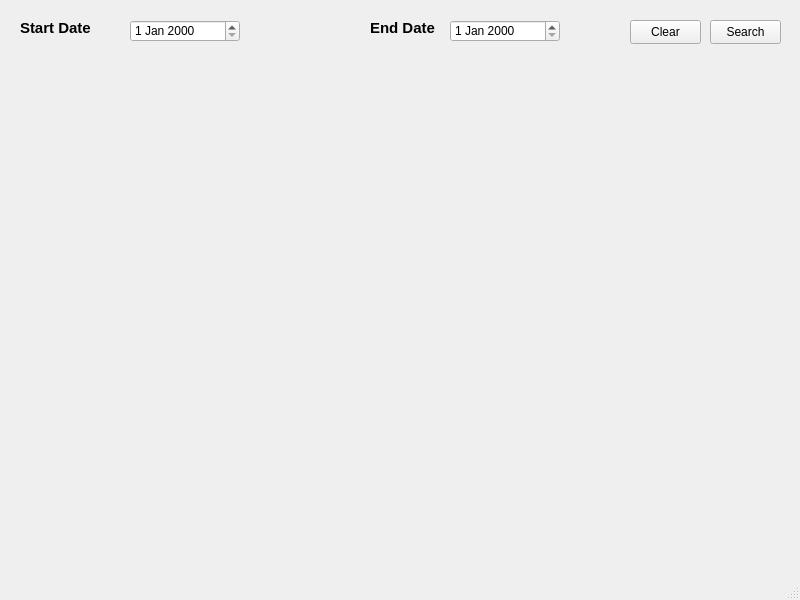
<?xml version="1.0" encoding="UTF-8"?>
<ui version="4.0">
 <class>MainWindow</class>
 <widget class="QMainWindow" name="MainWindow">
  <property name="geometry">
   <rect>
    <x>0</x>
    <y>0</y>
    <width>800</width>
    <height>600</height>
   </rect>
  </property>
  <property name="windowTitle">
   <string>MainWindow</string>
  </property>
  <widget class="QWidget" name="centralwidget">
   <widget class="QWidget" name="widget" native="true">
    <property name="geometry">
     <rect>
      <x>10</x>
      <y>70</y>
      <width>771</width>
      <height>471</height>
     </rect>
    </property>
   </widget>
   <widget class="QDateEdit" name="dateEdit">
    <property name="geometry">
     <rect>
      <x>130</x>
      <y>20</y>
      <width>110</width>
      <height>22</height>
     </rect>
    </property>
   </widget>
   <widget class="QLabel" name="label">
    <property name="geometry">
     <rect>
      <x>20</x>
      <y>20</y>
      <width>81</width>
      <height>16</height>
     </rect>
    </property>
    <property name="font">
     <font>
      <pointsize>11</pointsize>
      <bold>true</bold>
     </font>
    </property>
    <property name="text">
     <string>Start Date</string>
    </property>
   </widget>
   <widget class="QDateEdit" name="dateEdit_2">
    <property name="geometry">
     <rect>
      <x>450</x>
      <y>20</y>
      <width>110</width>
      <height>22</height>
     </rect>
    </property>
   </widget>
   <widget class="QLabel" name="label_2">
    <property name="geometry">
     <rect>
      <x>370</x>
      <y>20</y>
      <width>81</width>
      <height>16</height>
     </rect>
    </property>
    <property name="font">
     <font>
      <pointsize>11</pointsize>
      <bold>true</bold>
     </font>
    </property>
    <property name="text">
     <string>End Date</string>
    </property>
   </widget>
   <widget class="QPushButton" name="pushButton">
    <property name="geometry">
     <rect>
      <x>710</x>
      <y>20</y>
      <width>71</width>
      <height>24</height>
     </rect>
    </property>
    <property name="text">
     <string>Search</string>
    </property>
   </widget>
   <widget class="QPushButton" name="pushButton_2">
    <property name="geometry">
     <rect>
      <x>630</x>
      <y>20</y>
      <width>71</width>
      <height>24</height>
     </rect>
    </property>
    <property name="text">
     <string>Clear</string>
    </property>
   </widget>
  </widget>
  <widget class="QMenuBar" name="menubar">
   <property name="geometry">
    <rect>
     <x>0</x>
     <y>0</y>
     <width>800</width>
     <height>22</height>
    </rect>
   </property>
  </widget>
  <widget class="QStatusBar" name="statusbar"/>
 </widget>
 <resources/>
 <connections/>
</ui>
